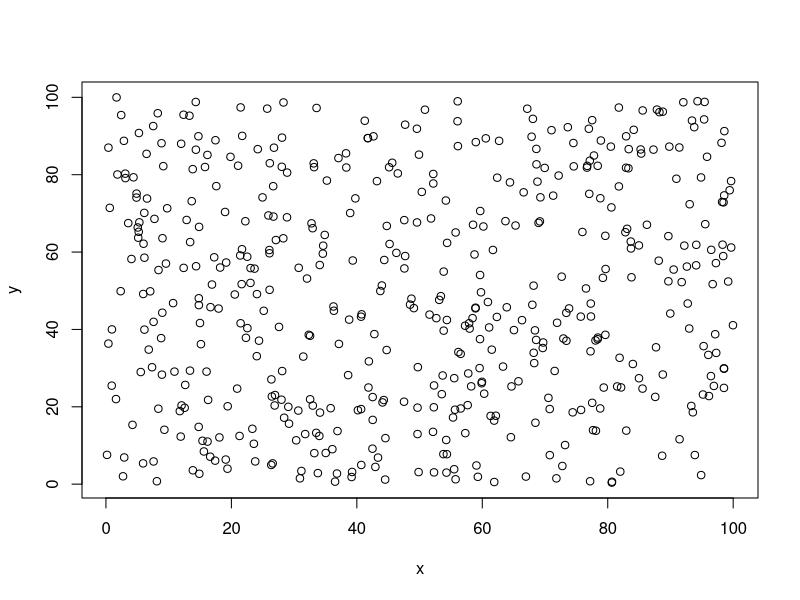
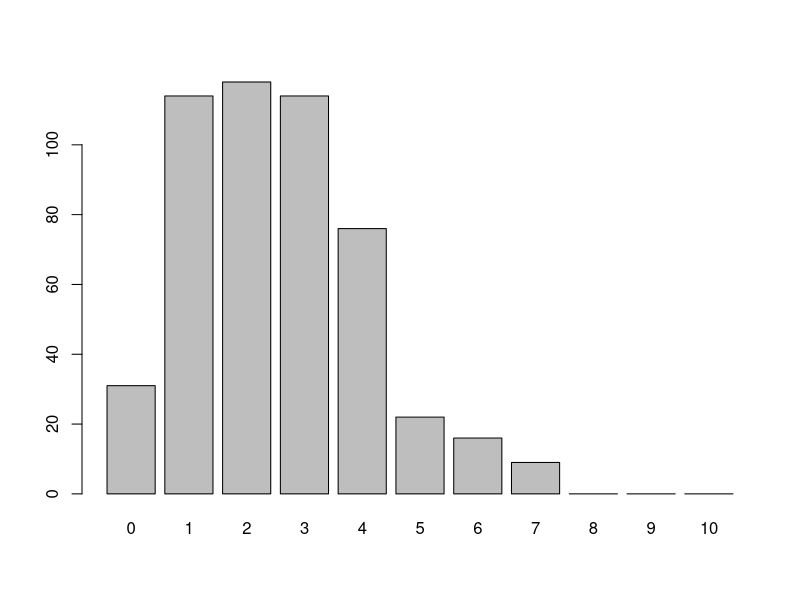

Write the R code that produced these figures, in order.
set.seed(1001)
# Make a 1-ha 'habitat' and randomly distribute T seedlings in it
T <- 500
x <- runif(T,0,100) # x coordinate
y <- runif(T,0,100) # y coordinate
plot(x,y)
# Now take samples from 50 sq.m circular plots
r <- sqrt(50/pi) # The plots are of radius r
# Sample N plots and put seedling counts into vector Counts
N <- 500
Counts <- numeric(N)
px <- runif(N,4,96) # Account for edges
py <- runif(N,4,96) # Account for edges
# Count number of seedlings in each plot
for (i in 1:N){
  # Calculate the distance between each seedling and the center of plot i
  D <- sqrt((px[i]-x)^2+(py[i]-y)^2)
  # How many are within a distance r?
  In <- 1*(D<r)
  # Count them!
  Counts[i] <- sum(In)
}
f <- factor(Counts,levels=0:10)
plot(f)